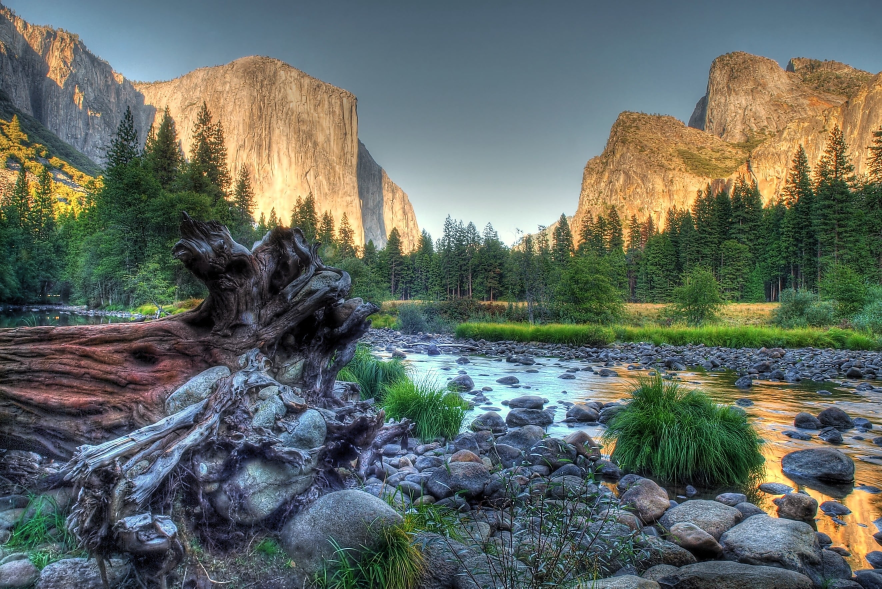
#> input picture image1.jpeg, 2646 x 1766 px (shown at 1/3 size)
$ jupyter execute --allow-errors image_quantization.ipynb
#> lines starting #> are read from the running program, lines starting #| are printed output that depends on the picture; long printed decimals are rounded
## Image quantization using K-means clustering

* A compression technique that explains a range of values by a single quantum value.
* Image quantization is lossy but it reduces an image size.
* Steps to apply Image quantization-
  * Load and process image
  * Apply mini batch k-means
  * predict centroid label for each batch
  * Convert back to original image shape

[cell 1]
import os
import numpy as np
from PIL import Image, ImageOps
from sklearn.decomposition import PCA
from matplotlib import pyplot as plt

#### Read and process image

[cell 2]
"""
 - read image and resize into 512x512
 - get metadata like size and shape
 - apply np reshape
"""
def read_and_process_image(file_path):
    # resize - 512x512
#> called with file_path = 'image1.jpeg'
    orig_image = Image.open(file_path).resize((512, 512))
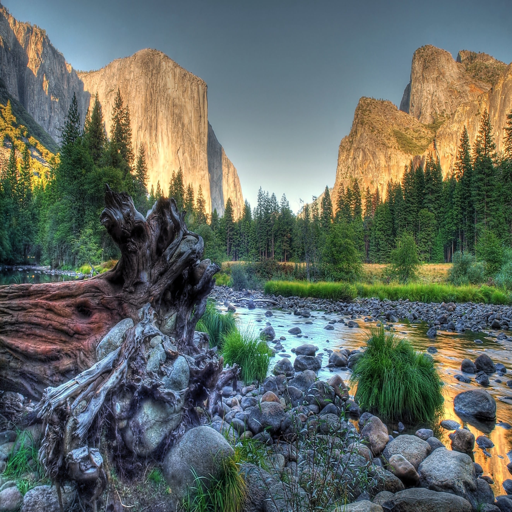
#> orig_image: PIL image 512x512 RGB; mean R, G, B 98.6, 106.4, 99.5
    orig_image_size = orig_image.size
#> orig_image_size = (512, 512)
    orig_image_size_in_kb = os.stat(file_path).st_size / 1024
    orig_image_data = orig_image.getdata()
    np_image_array = np.array(orig_image_data)
    # reshape - keep only height width and channel dimensions
    np_image_array = np_image_array.reshape(*orig_image.size, -1)
    # store data into dictionary
    image_data_dict = {
        'orig_image': orig_image,
        'orig_image_size': orig_image_size,
        'orig_image_data': orig_image_data,
        'np_image_array': np_image_array,
        'orig_image_size_in_kb': orig_image_size_in_kb
    }
    return image_data_dict

[cell 3]
image_data_dict = read_and_process_image('image1.jpeg')
#> image_data_dict = 5 items
print(f"original image size: {image_data_dict['orig_image'].size}")
#| original image size: (512, 512)
print(f"original image size in KB: {image_data_dict['orig_image_size_in_kb']} KB")
#| original image size in KB: 1042.119 KB
print(f"Numpy image array shape: {image_data_dict['np_image_array'].shape}")
#| Numpy image array shape: (512, 512, 3)

X = image_data_dict['np_image_array']

#### Visualize original image

[cell 4]
plt.rcParams['figure.figsize'] = (10,10)
plt.imshow(image_data_dict['orig_image'])
plt.show()

#### Dsiplay image histogram - pixels distribution

[cell 5]
# visualize image histogram
# pixels distribution
plt.figure(figsize=(16, 6))
plt.hist(image_data_dict['np_image_array'].ravel(), bins=np.arange(256), density=True, linewidth=0)
plt.xlabel("Value")
plt.ylabel("Density")
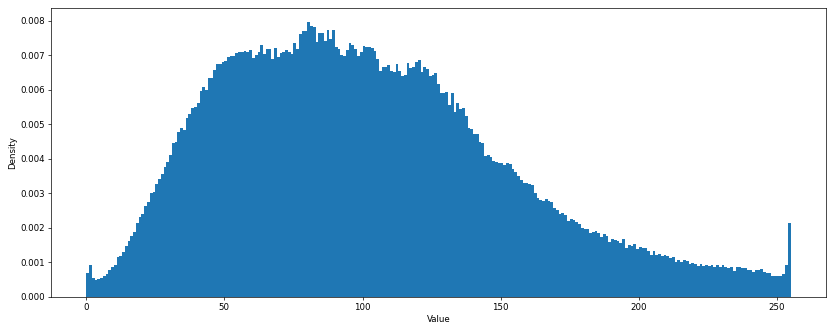
#> figure drawn by matplotlib, 1 panel; tallest bar 0.00798 high, from x = 80 to 81

#### Apply MiniBatchKMeans and perform quantization

Applying quantization with k = 1, 2, 4, 8, 16, 32

[cell 6]
# apply quantization using k-means clustering
from sklearn.cluster import MiniBatchKMeans
def apply_quantization(X, K):
    min_batch_k = MiniBatchKMeans(K, compute_labels=False)  # ignore label compute for each batch
    min_batch_k.fit(X.reshape(-1, 1))

    # predict centroid label for each batch
    pred = min_batch_k.predict(X.reshape(-1, 1))
    quant_res = min_batch_k.cluster_centers_[pred]
    # reshape back to original image shape
    quant_img = np.uint8(quant_res.reshape(X.shape))
    return quant_img


def compute_bulk_quantization(X, K_values):
    quant_image_dict = {}
    for k in K_values:
        print(f'Quantizing with k={k}')
        quantized_img  = quantize_global(X, k)
        quant_image_dict[k] = quantized_img
#> after the loop, quant_image_dict = 0 items

    return quant_image_dict


def display_histogram(quantized_img):
    plt.figure(figsize=(16, 6))
    plt.hist(x.ravel(), bins=np.arange(256), density=True, linewidth=0, label="original")
    plt.hist(quantized_img.ravel(), bins=np.arange(256), density=True, linewidth=0, label="quantized")
    plt.xlabel("Value")
    plt.ylabel("Density")

$ run again, with image2.jpeg copied over image1.jpeg
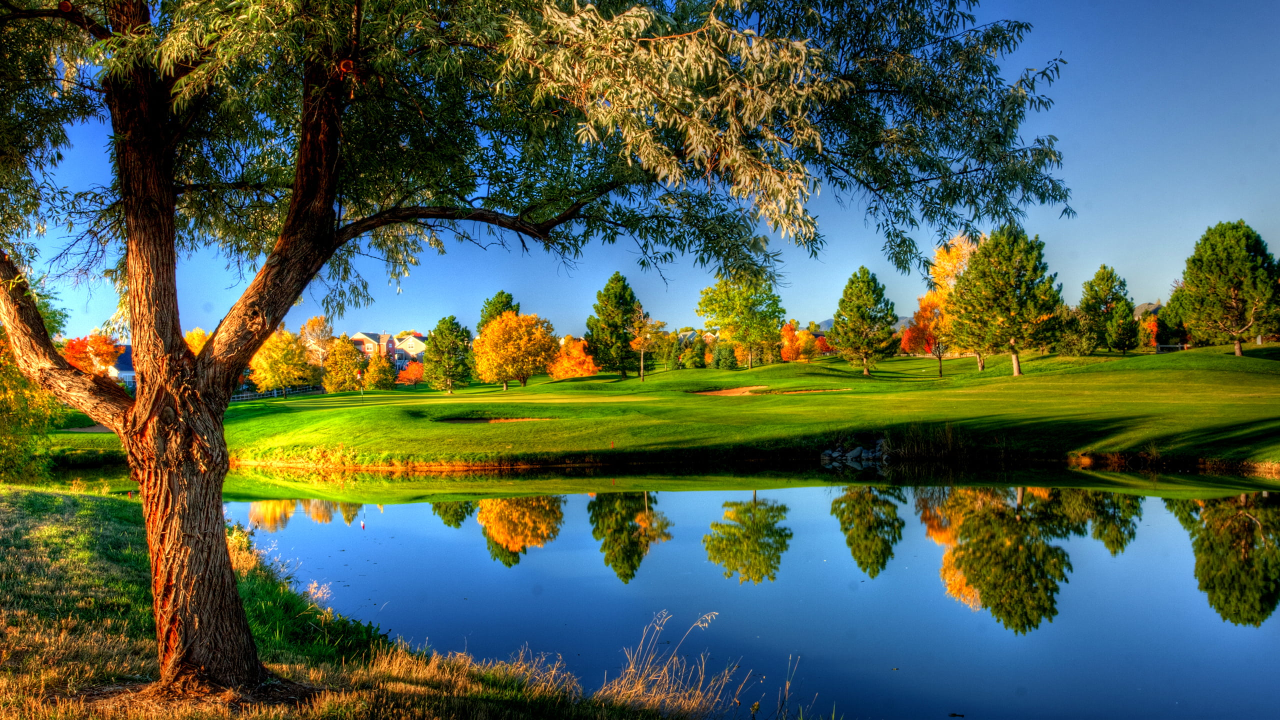
#> input picture image2.jpeg, 2560 x 1440 px (shown at 1/2 size)
#> in read_and_process_image, `orig_image = Image.open(file_path).resize((512, 512))`:
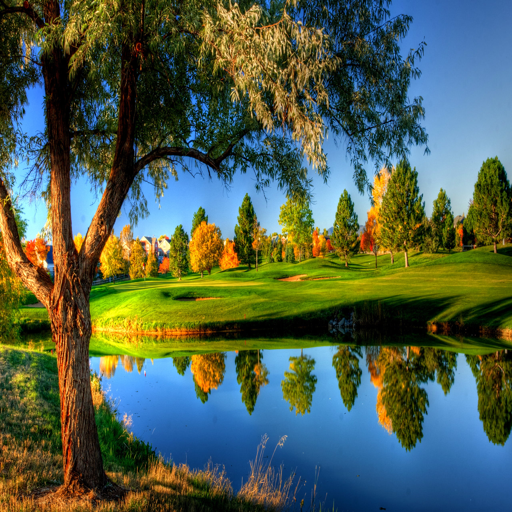
#> orig_image: PIL image 512x512 RGB; mean R, G, B 80.7, 96.5, 78.8
#> image_data_dict = 5 items
#| original image size: (512, 512)
#| original image size in KB: 984.5625 KB
#| Numpy image array shape: (512, 512, 3)
#> `[cell 5] # visualize image histogram # pixels distribution plt.figure(..`:
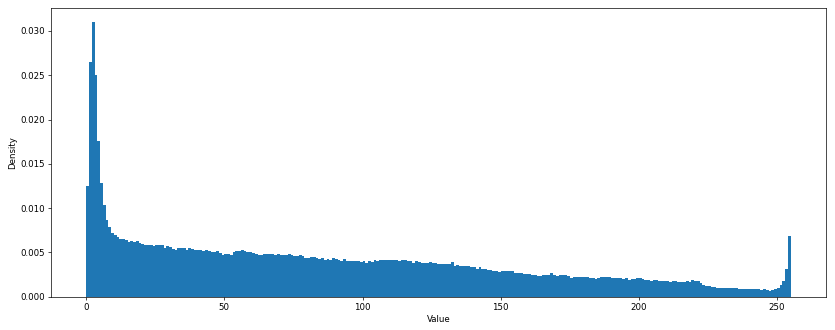
#> figure drawn by matplotlib, 1 panel; tallest bar 0.031 high, from x = 2 to 3
#> after the loop in compute_bulk_quantization, `for k in K_values:`: quant_image_dict = 0 items
